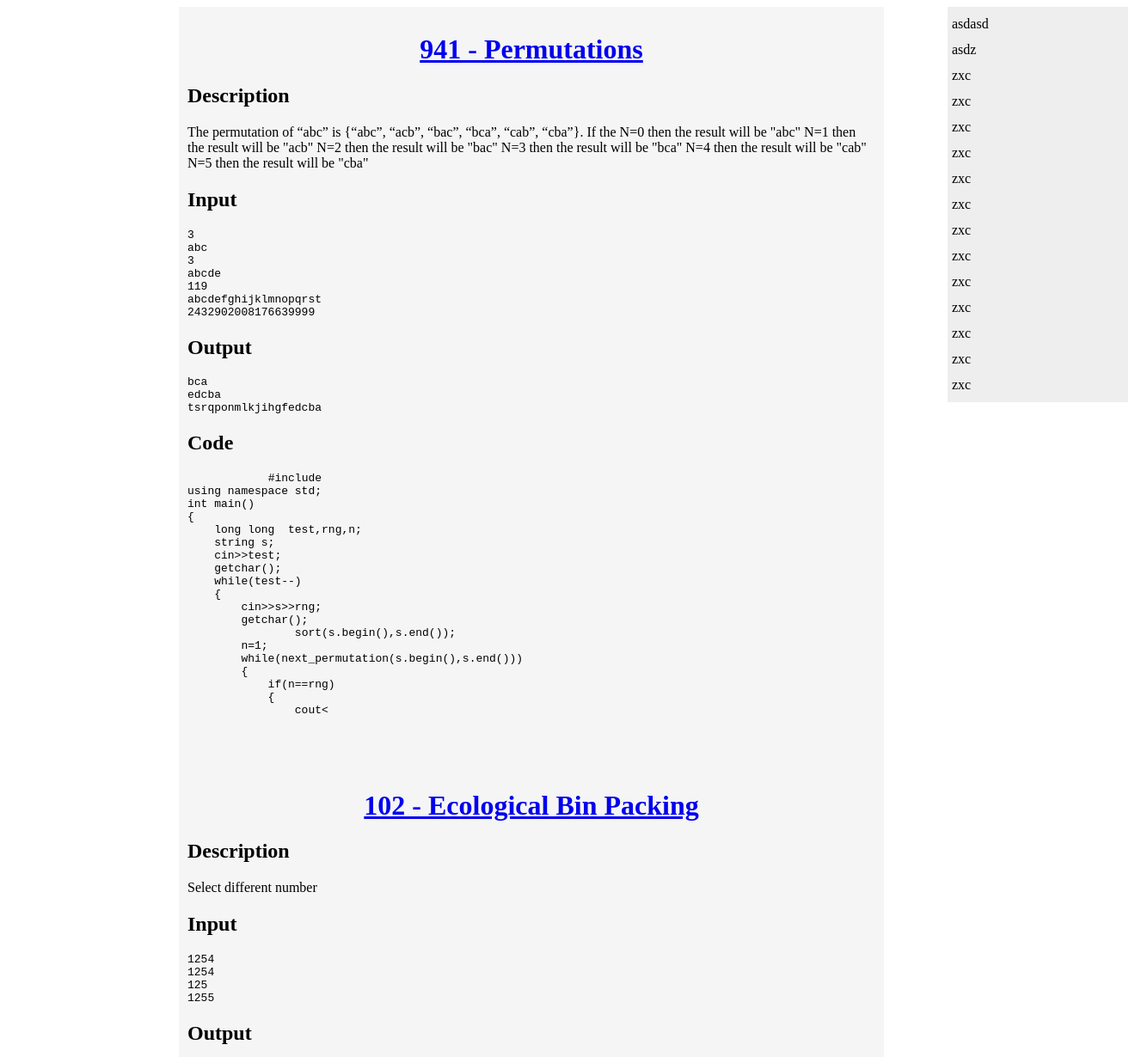
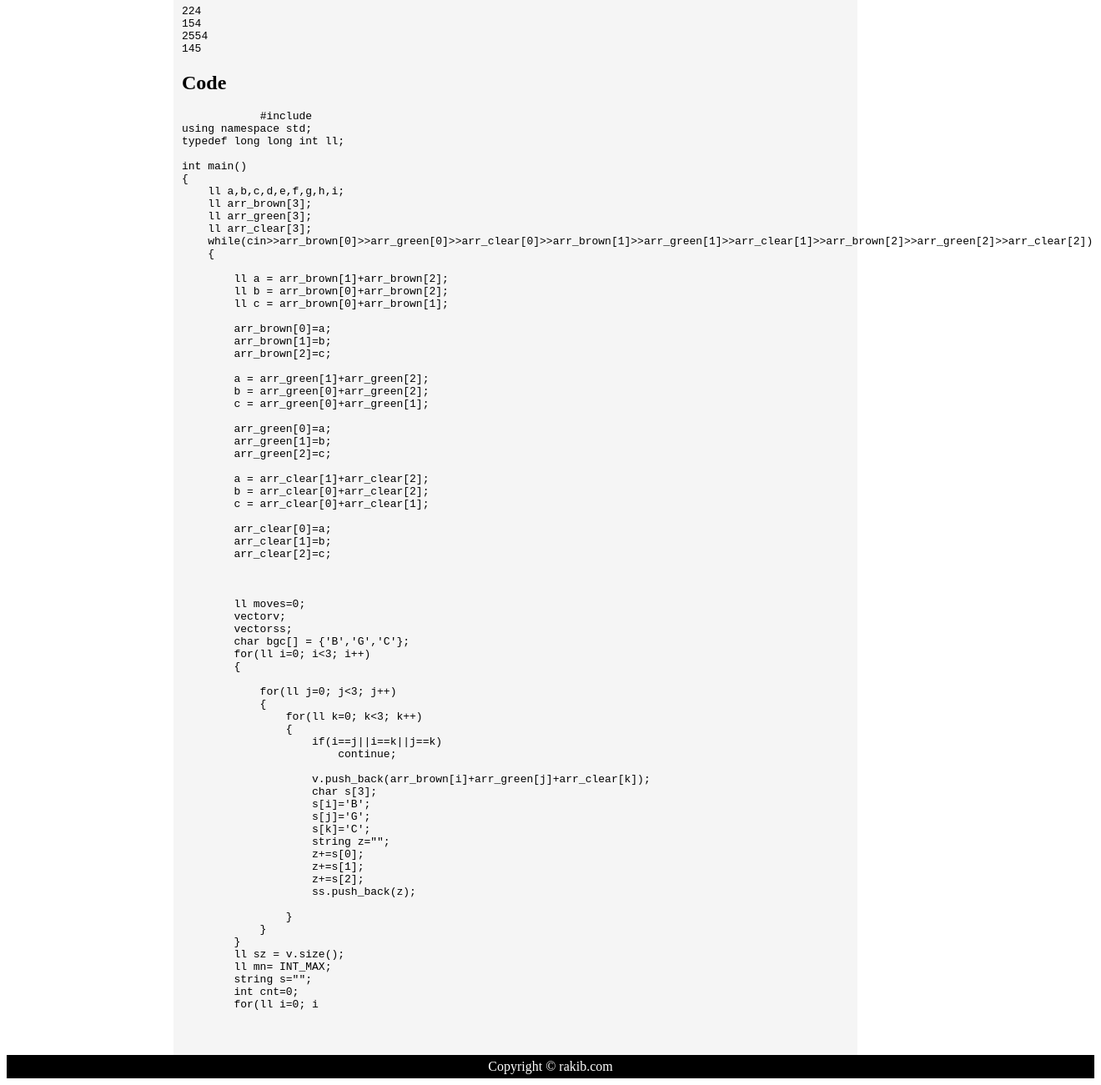
Screenshot of /acm with the database file from the repository (2 pictures, top to bottom).
### blog/models.py (models this page shows, shortened)
class UvaSolve(models.Model):
    title = models.CharField(max_length=100)
    url_txt = models.URLField(max_length=200)
    description = models.TextField()
    critical_input = models.TextField()
    critical_output = models.TextField()
    code_txt = models.TextField()

### blog/views.py (the view)
# urls.py: path('acm', views.AcmView.as_view(), name='acm'),
class AcmView(ListView):
    template_name = "AcmView.html"
    model = UvaSolve
    context_object_name = "uva_codes" #it defines the context name what i call in the html

### blog/templates/AcmView.html (shortened to what this page needs)
{% load static %}
<!DOCTYPE HTML>
<html>
<head>
    <link rel="stylesheet" type="text/css" href="{% static 'CSS/vs.css' %}">
</head>
<body>
<div class="c-nav">
    asdasd<br>
    asdz<br>
    zxc<br>
    zxc<br>
    zxc<br>
    zxc<br>
    zxc<br>
    zxc<br>
    zxc<br>
    zxc<br>
    zxc<br>
    zxc<br>
    zxc<br>
    zxc<br>
    zxc<br>
</div>
{% for uva in uva_codes %}
    <div class="c-section">
    <h1 style="text-align: center;"><a href="{{ uva.url_txt }}">{{ uva.title }}</a></h1>
    <h2 style="text-align: left">Description</h2>
    {{ uva.description }}
    <h2 style="text-align: left">Input</h2>
    <pre>{{ uva.critical_input | safe }}</pre>
    <h2 style="text-align: left">Output</h2>
    <pre>{{ uva.critical_output | safe }}</pre>
    <h2 style="text-align: left">Code</h2>
    {% load pygmentify %}
    {% pygment %}
        <pre lang='c'>
            {{ uva.code_txt | safe }}
        </pre>
    {% endpygment %}
    </div>
{% endfor %}
    <div class="c-footer">
        Copyright © rakib.com
    </div>
</body>
</html>

### blog/templates/AcmView.html (style rules this page uses)
.c-nav { line-height: 30px; background-color: #eeeeee; height: fit-content; width: 200px; float: right; padding: 5px; }
.c-section { width: 800px; float: center; padding: 10px; margin-left: 200px; background-color: whitesmoke; }
.c-footer { background-color: black; color: white; clear: both; text-align: center; padding: 5px; }

### rows the page displays
UvaSolve: title "941 - Permutations", description "The permutation of “abc” is {“abc”, “acb”, “bac”, “bca”, “cab”, “cba”}. If the N=0 then the result will be \"abc\" N=1 then the result will be \"acb\" N=2 then the result will be \"bac\" N=3 then the result will be \"bca\" N=4 then the result will be \"cab\" N=5 then the result will be \"cba\"", critical_input "3 abc 3 abcde 119 abcdefghijklmnopqrst 2432902008176639999", critical_output "bca edcba tsrqponmlkjihgfedcba", code_txt "#include using namespace std; int main() { long long test,rng,n; string s; cin>>test; getchar(); while(test--) { cin>>s>>rng; getchar(); sort(s.begin(),s.end()); n=1; while(next_permutation(s.begin(),s.end())) { if(n==rng) { cout<"
UvaSolve: title "102 - Ecological Bin Packing", description "Select different number", critical_input "1254 1254 125 1255", critical_output "224 154 2554 145", code_txt "#include using namespace std; typedef long long int ll; int main() { ll a,b,c,d,e,f,g,h,i; ll arr_brown[3]; ll arr_green[3]; ll arr_clear[3]; while(cin>>arr_brown[0]>>arr_green[0]>>arr_clear[0]>>arr_brown[1]>>arr_green[1]>>arr_clear[1]>>arr_brown[2]>>arr_green[2]>>arr_clear[2]) { ll a = arr_brown[1]+arr_brown[2]; ll b = arr_brown[0]+arr_brown[2]; ll c = arr_brown[0]+arr_brown[1]; arr_brown[0]=a; arr_brown[1]=b; arr_brown[2]=c; a = arr_green[1]+arr_green[2]; b = arr_green[0]+arr_green[2]; c = arr_green[0]+arr_green[1]; arr_green[0]=a; arr_green[1]=b; arr_green[2]=c; a = arr_clear[1]+arr_clear[2]; b = arr_clear[0]+arr_clear[2]; c = arr_clear[0]+arr_clear[1]; arr_clear[0]=a; arr_clear[1]=b;…"
